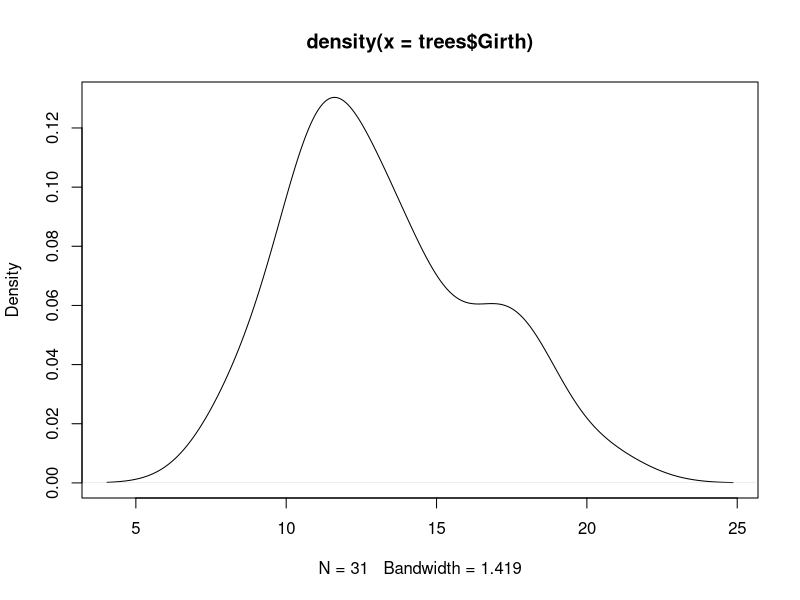
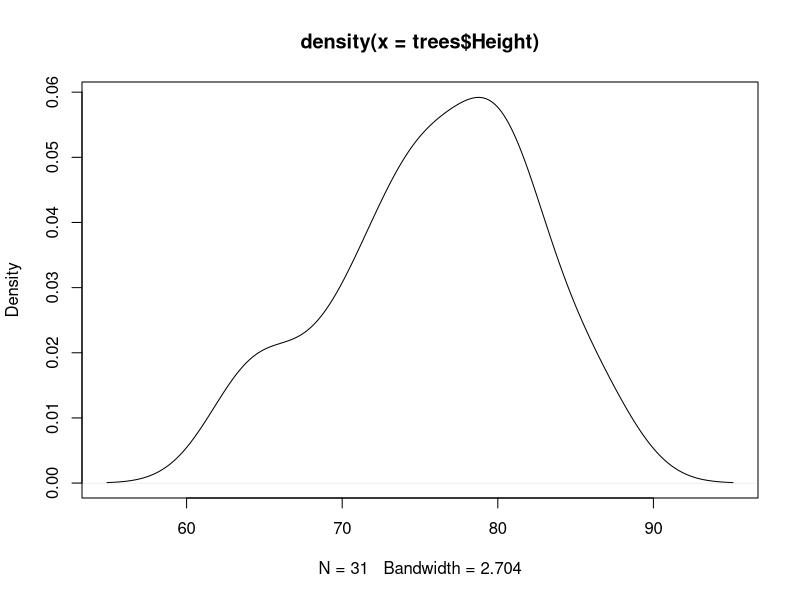
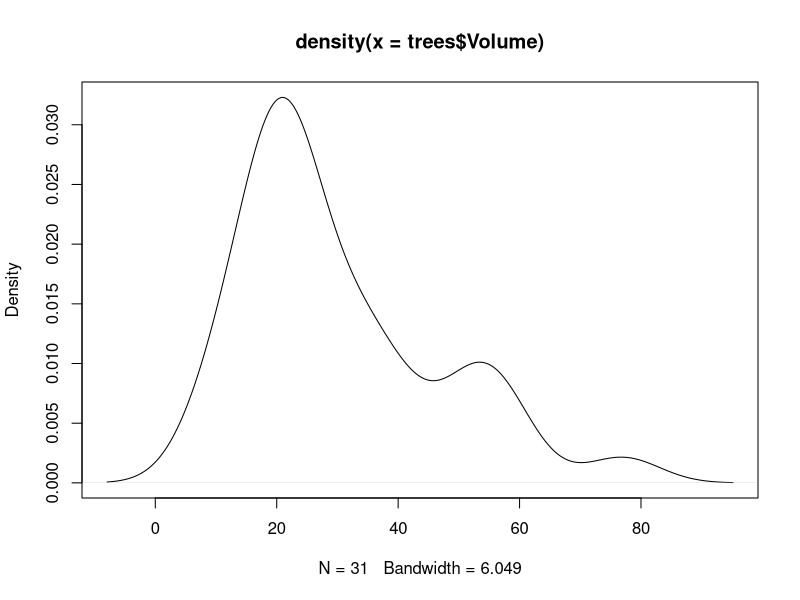

Here is the R script that generated these plots, in order:
## ---- chunk 1
knitr::opts_chunk$set(echo = TRUE)
## ---- chunk 2
summary(trees)
## ---- chunk 3
plot(density(trees$Girth)) # leicht rechtsschief (Median < Mean)
## ---- chunk 4
plot(density(trees$Height)) # annähernd normalverteilt (Median = Mean)
## ---- chunk 5
plot(density(trees$Volume)) # rechtsschief und mehrgipflig (Median < Mean)
